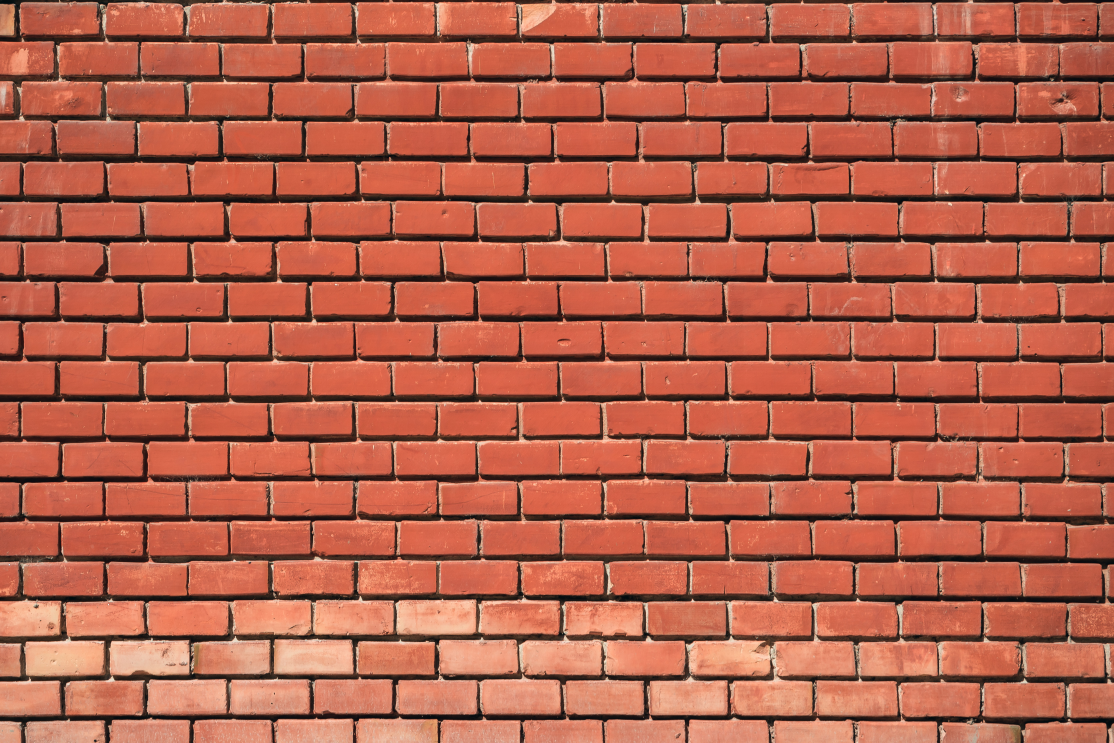
#> input picture Input/Texture.jpg, 5569 x 3713 px (shown at 1/5 size)
$ python Normal_Map.py   (older library calls are emulated)
#> lines starting #> are read from the running program, lines starting #| are printed output that depends on the picture
#!/usr/bin/env python3
# -*- coding: utf-8 -*-
"""
Created on Fri Oct 20 16:17:48 2023

@author: NullCipherr
"""

import numpy as np
import cv2
import os

# Define the path to the input folder.
input_folder = "Input"

# Define the Output folder
output_folder = "Output"

# Define the debugging folder
depuration_folder = "Depuration"

# Path of the input image.
input_image = "Texture.jpg"

# Define complete input image path
input_image_path = os.path.join(input_folder, input_image)

##############################################################################
# Function 'load_image': Loads any image.
##############################################################################
# Parameters
#   - input_path: Path where the desired image is located.
##############################################################################
def load_image(input_path) :
#> called with input_path = 'Input/Texture.jpg'
    try:
        image = cv2.imread(input_path)
#> image is the input picture: shape (3713, 5569, 3); mean B, G, R 75, 96.4, 180.2

        if image is not None:
            return image
        else:
            print("Error loading the image at the specified path...")
            return None
    except Exception as e:
        print(f"Error loading the image: {e}")
        return None


##############################################################################
# Function 'save_image': Saves any image to a specific path.
##############################################################################
# Parameters
#   - image: Image passed as a parameter to be saved at the desired location.
#   - output_name: Output name for the saved image.
#   - output_folder: Folder where the image will be saved.
##############################################################################
def save_image(image, output_name, output_folder, resolution = (2048, 2048)) :

    image = cv2.resize(image, resolution)

    print("\nOutput name -> ", output_name, "\nOutput folder -> ", output_folder, "\nResolution -> ", resolution)

    # Create the complete path to the location
    output_path = os.path.join(output_folder, output_name)

    try:
        cv2.imwrite(output_path, image)
        print(f"Image successfully saved at {output_path}")
    except Exception as e:
        print(f"Error saving the image: {e}")


##############################################################################
# Function 'calculate_normal_map': Calculates the normal map of an image.
##############################################################################
# Parameters
#   - image: Desired image to calculate the normal map.
##############################################################################
def generate_normal_map(image):
    # Convert the image to grayscale (necessary for gradient calculation)
    gray_image = cv2.cvtColor(image, cv2.COLOR_BGR2GRAY)

    # Save the grayscale image for debugging
    save_image(gray_image, "Gray.jpg", depuration_folder)

    # Calculate horizontal and vertical gradients using the Sobel operator
    gradient_x = cv2.Sobel(gray_image, cv2.CV_64F, 1, 0, ksize=5)
    gradient_y = cv2.Sobel(gray_image, cv2.CV_64F, 0, 1, ksize=5)

    # Save gradient images for debugging
    save_image(gradient_x, "Gradient_x.jpg", depuration_folder)
    save_image(gradient_y, "Gradient_y.jpg", depuration_folder)
#> call 3 of save_image, with output_name = 'Gradient_y.jpg', output_folder = 'Depuration', resolution = (2048, 2048)
#> in save_image (call 3), `cv2.imwrite(output_path, image)`:
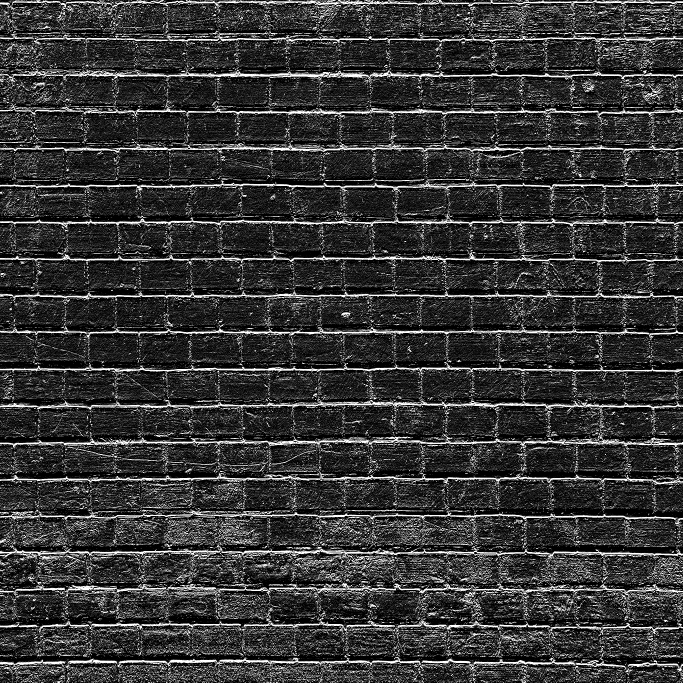
#> saved as Gradient_y.jpg: shape (2048, 2048) (shown at 1/3 size); min 0, max 255, mean 53.7

    # Normalize gradients to the range [-1, 1]
    gradient_x = cv2.normalize(gradient_x, None, -1, 1, norm_type=cv2.NORM_MINMAX, dtype=cv2.CV_64F)
    gradient_y = cv2.normalize(gradient_y, None, -1, 1, norm_type=cv2.NORM_MINMAX, dtype=cv2.CV_64F)

    normalized_gradient_x = (gradient_x * 255).astype(np.uint8)
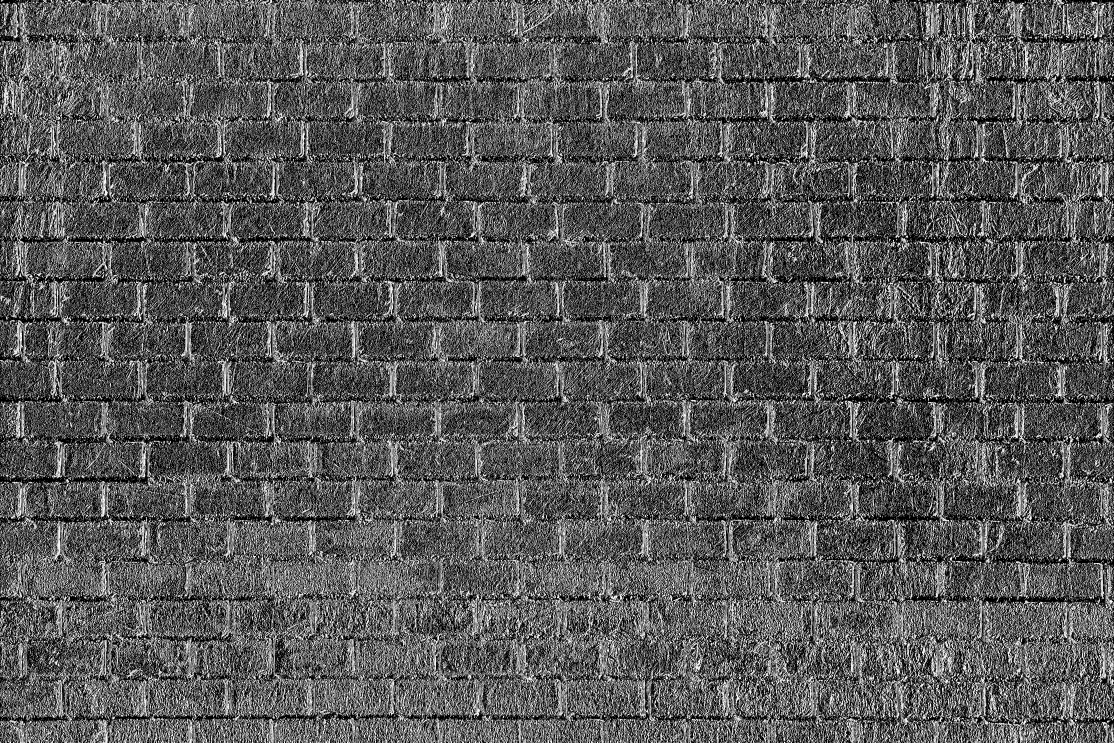
#> normalized_gradient_x: shape (3713, 5569) (shown at 1/5 size); min 0, max 255, mean 88.1
    normalized_gradient_y = (gradient_y * 255).astype(np.uint8)

    # Save normalized gradient images for debugging
    save_image(normalized_gradient_x, "Normalized_Gradient_x.jpg", depuration_folder)
    save_image(normalized_gradient_y, "Normalized_Gradient_y.jpg", depuration_folder)

    # Calculate the Z component of the normal using the normalization formula
    component_z = np.sqrt(np.clip(1.0 - gradient_x**2 - gradient_y**2, 0, 1))
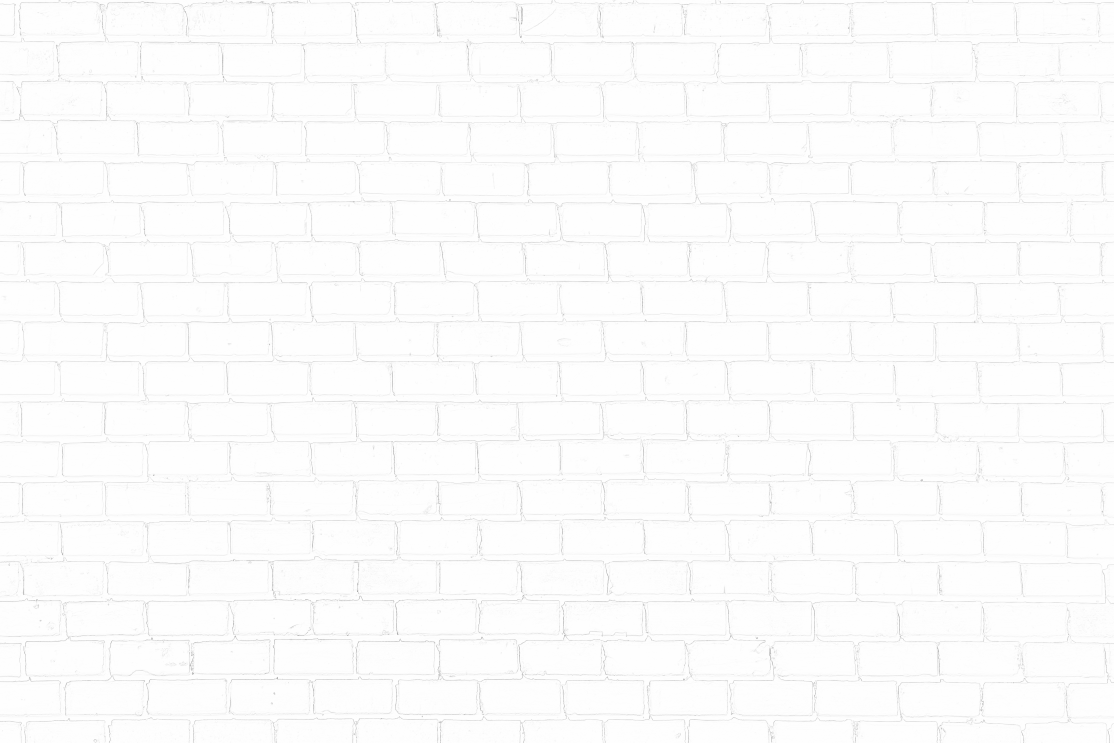
#> component_z: shape (3713, 5569) float64 (shown at 1/5 size); min 0, max 1, mean 0.99

    normal_z = (component_z * 255).astype(np.uint8)

    # Save the normal_z image for debugging
    save_image(normal_z, "Normal_z.jpg", depuration_folder)

    # Stack the normal components into an RGB image
    normal_map = np.dstack((gradient_x, gradient_y, component_z))
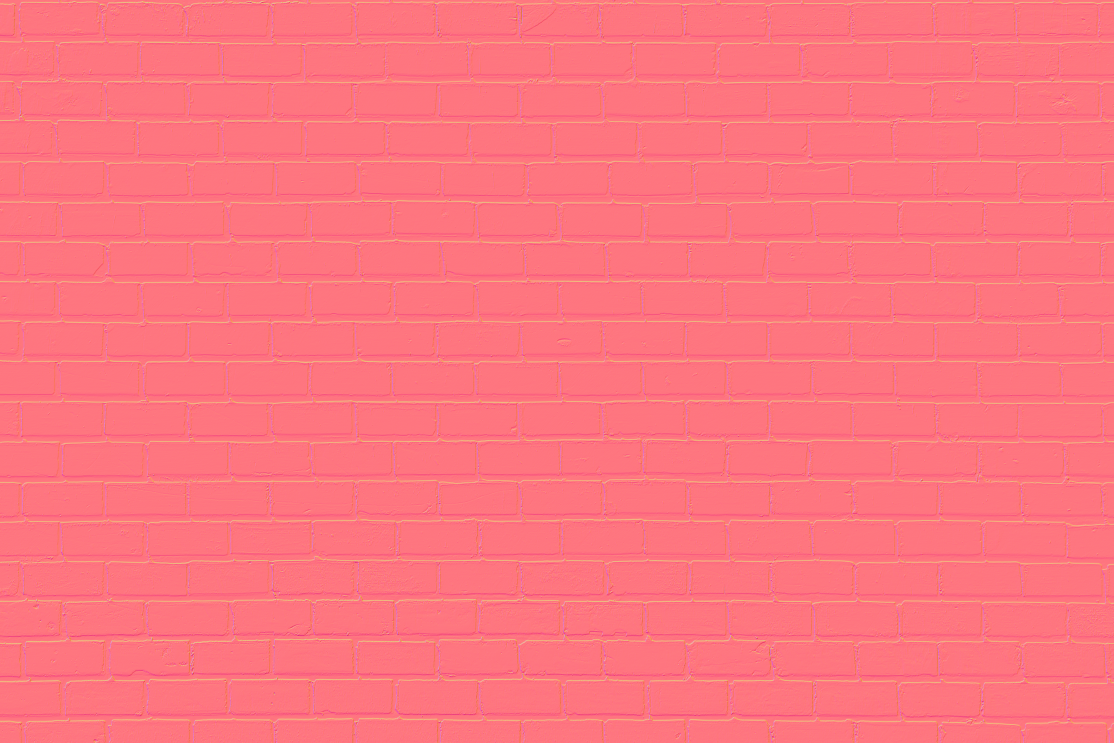
#> normal_map: shape (3713, 5569, 3) float64 (shown at 1/5 size); mean of channels 0, 1, 2 0.00288, -0.0728, 0.99; drawn with min black and max white

    return (normal_map * 128 + 128).astype(np.uint8)


def generate_ambient_occlusion(image, radius=1, strength=0.9, gamma=1.0, exposure=1.0):
    # Converte a imagem para escala de cinza diretamente
#> called with radius = 1, strength = 0.9, gamma = 1, exposure = 1
    gray_image = cv2.cvtColor(image, cv2.COLOR_BGR2GRAY)

    # Calcula o mapa de oclusão usando um filtro de desfoque radial
    occlusion_map = cv2.GaussianBlur(gray_image.astype(np.float32), (0, 0), radius)

    # Normaliza o mapa de oclusão para o intervalo [0, 1]
    occlusion_map = cv2.normalize(occlusion_map, None, 0, 1, cv2.NORM_MINMAX)

    # Ajusta a intensidade da oclusão
    occlusion_map = 1 - occlusion_map * strength
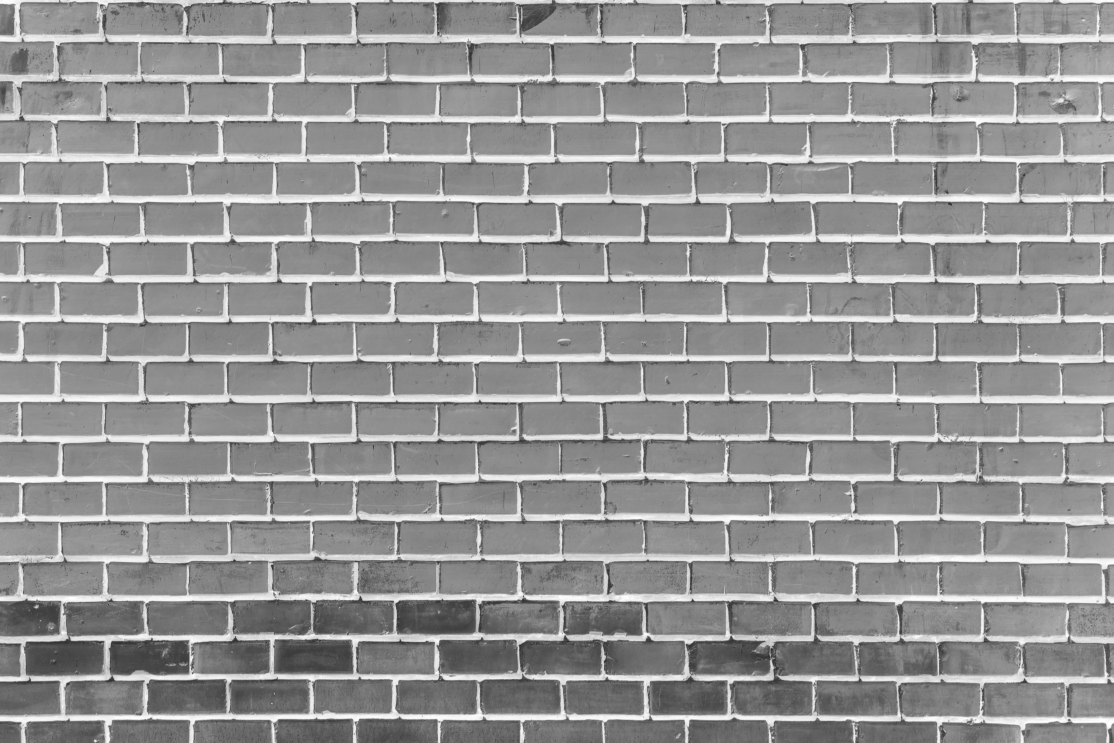
#> occlusion_map: shape (3713, 5569) float32 (shown at 1/5 size); min 0.1, max 1, mean 0.586

    # Ajusta o contraste do mapa de oclusão usando a correção gama
    occlusion_map = np.power(occlusion_map, gamma)

    # Ajusta a exposição do mapa de oclusão
    occlusion_map = np.clip(occlusion_map * exposure, 0, 1)

    # Converte o mapa de oclusão para valores de 8 bits (0-255)
    occlusion_map = (occlusion_map * 255).astype(np.uint8)

    return occlusion_map


if __name__ == "__main__" :

    # Load the input image.
    input_image = load_image(input_image_path)

    if input_image is not None:
        # Apply the 'calculate_normal_map' function to the input image.
        normal_map = generate_normal_map(input_image)
        ambient_occlusion = generate_ambient_occlusion(input_image)

        # Save the input image.
        save_image(normal_map, "NM.jpg", output_folder)
        save_image(ambient_occlusion, "AO.jpg", output_folder)
#> in save_image (call 8), `image = cv2.resize(image, resolution)`:
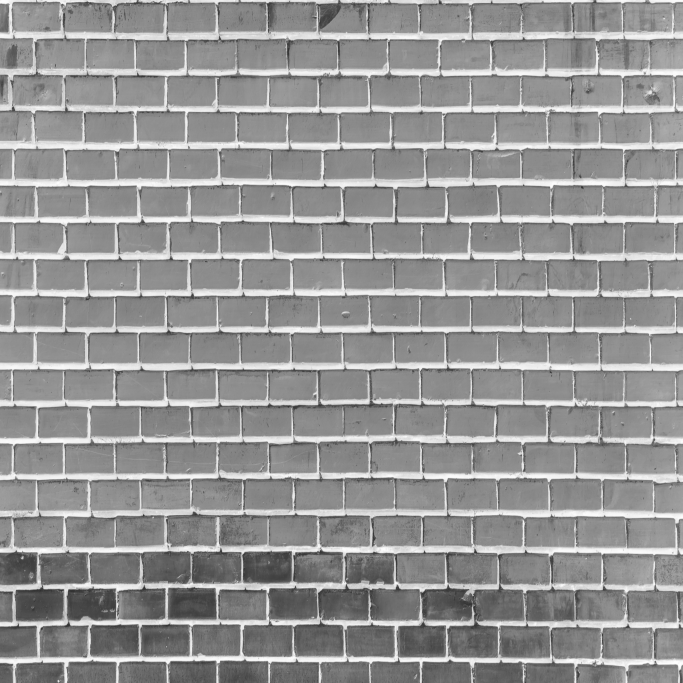
#> image: shape (2048, 2048) (shown at 1/3 size); min 30, max 254, mean 148.9
